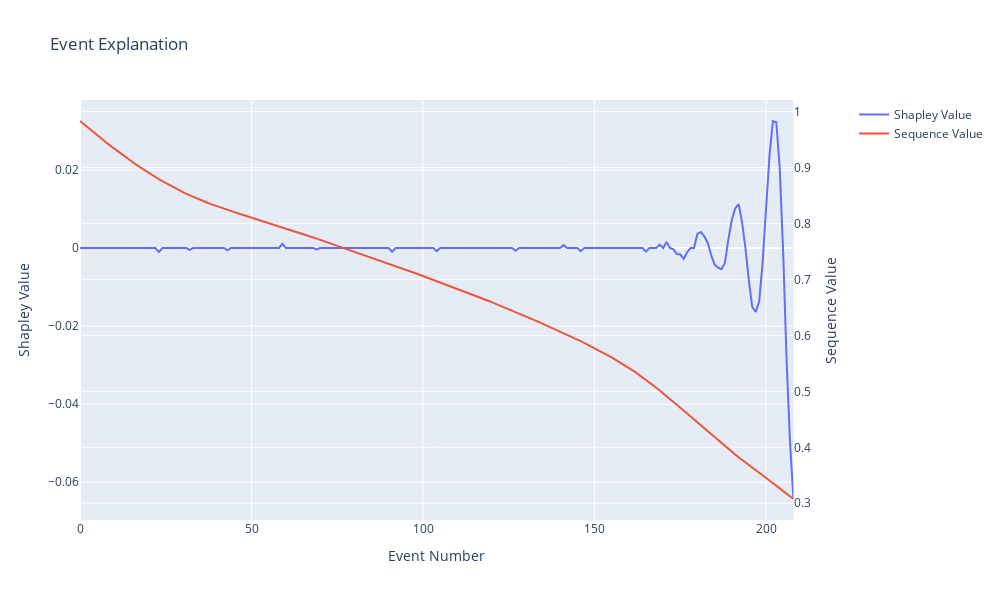

Notebook cell for this chart:
### Code cell
# Plot the event explanation.
plot_local_event_explanation(event_explanation)

### Figure 1 — Plotly figure (JSON) as saved in the notebook; plotly's stock layout.template omitted (floating-point values rounded to 4 significant figures; data arrays with more than 128 entries replaced by an {"elided": "..."} marker saying what was removed)
{"data": [{"mode": "lines", "name": "Shapley Value", "type": "scatter", "x": {"elided": "209 int values"}, "xaxis": "x", "y": {"elided": "209 float values"}, "yaxis": "y"}, {"mode": "lines", "name": "Sequence Value", "type": "scatter", "x": {"elided": "209 int values"}, "xaxis": "x", "y": {"elided": "209 float values"}, "yaxis": "y2"}], "layout": {"height": 600, "title": {"text": "Event Explanation"}, "width": 1000, "xaxis": {"anchor": "y", "domain": [0, 0.94], "title": {"text": "Event Number"}}, "yaxis": {"anchor": "x", "domain": [0, 1], "title": {"text": "Shapley Value"}}, "yaxis2": {"anchor": "x", "overlaying": "y", "side": "right", "title": {"text": "Sequence Value"}}}}
